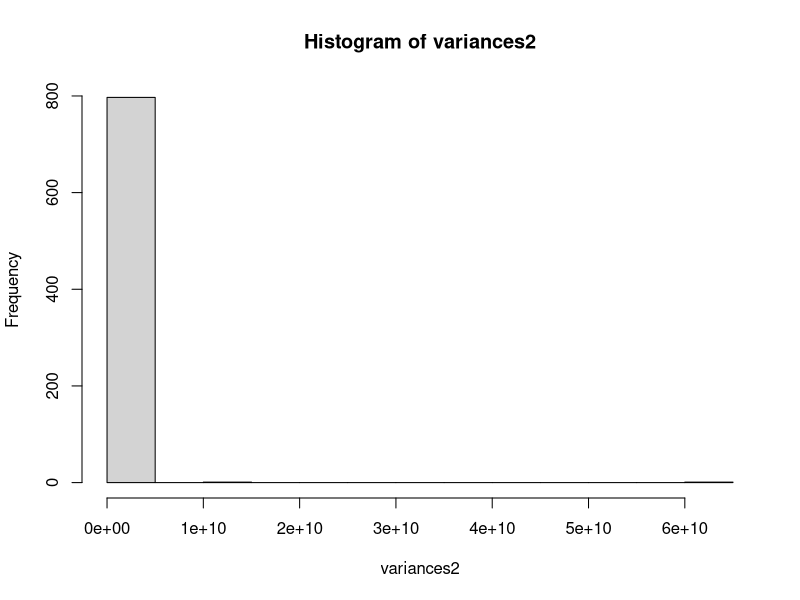
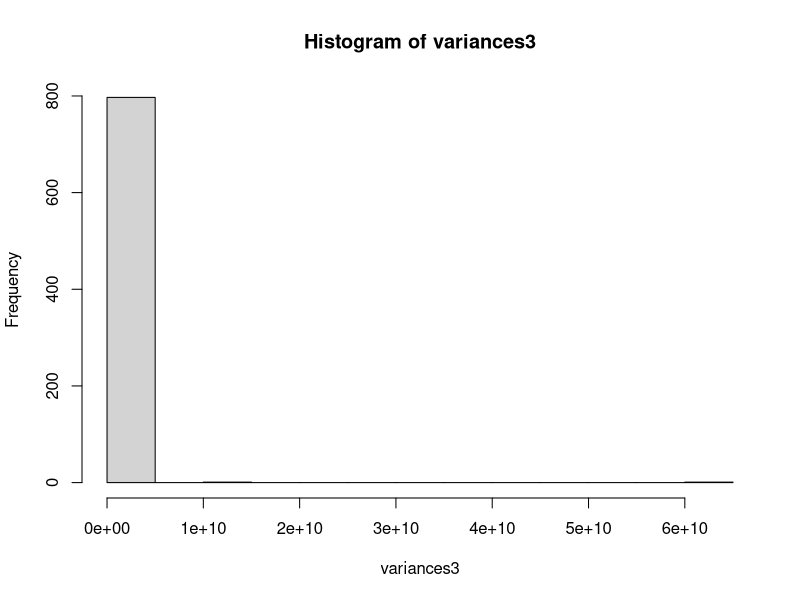
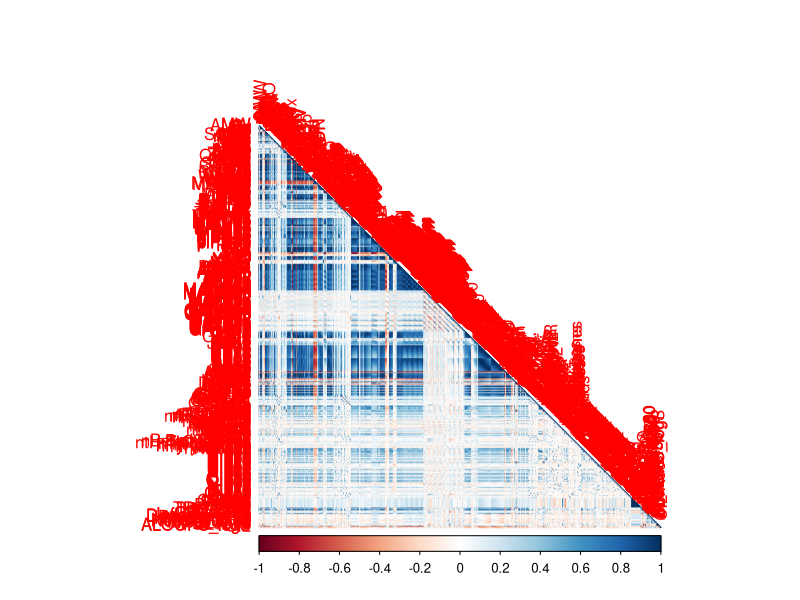
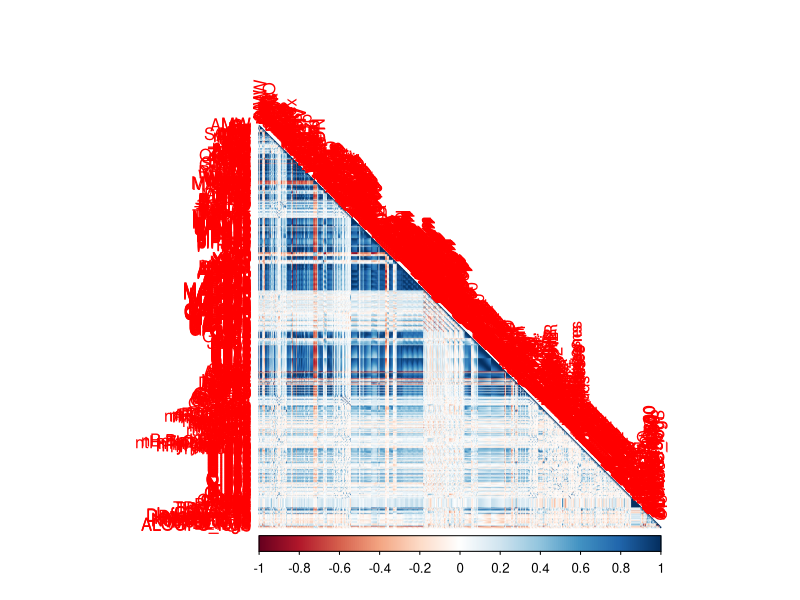
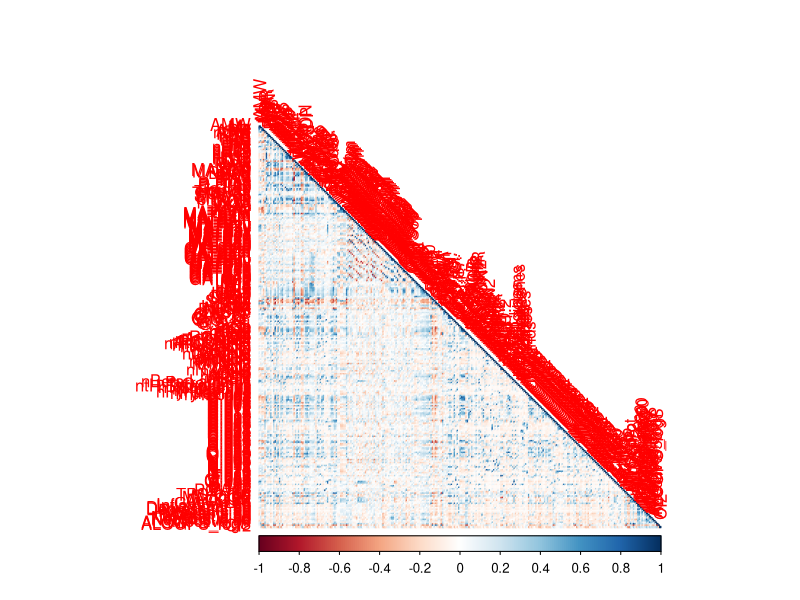
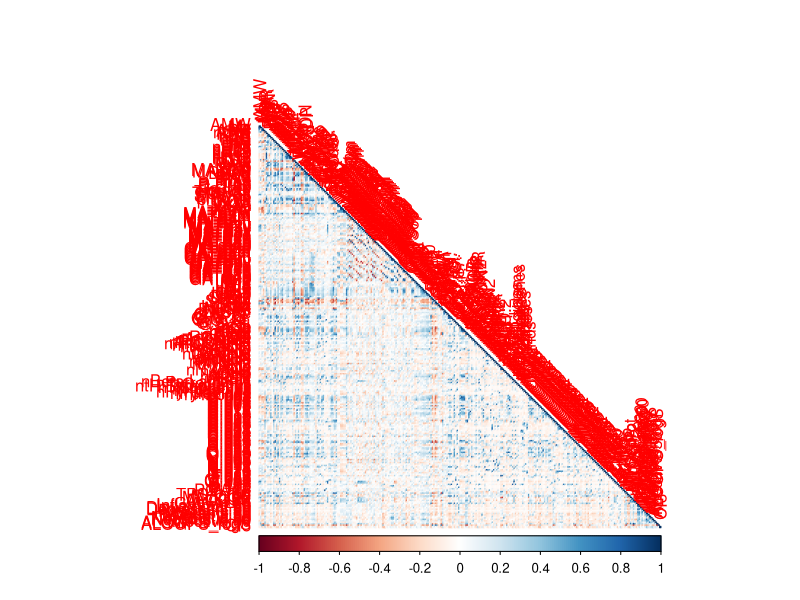
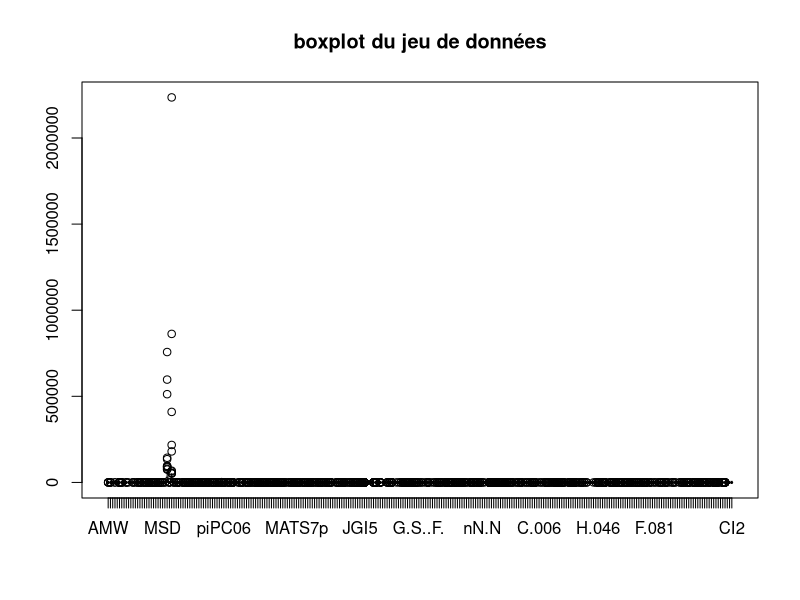
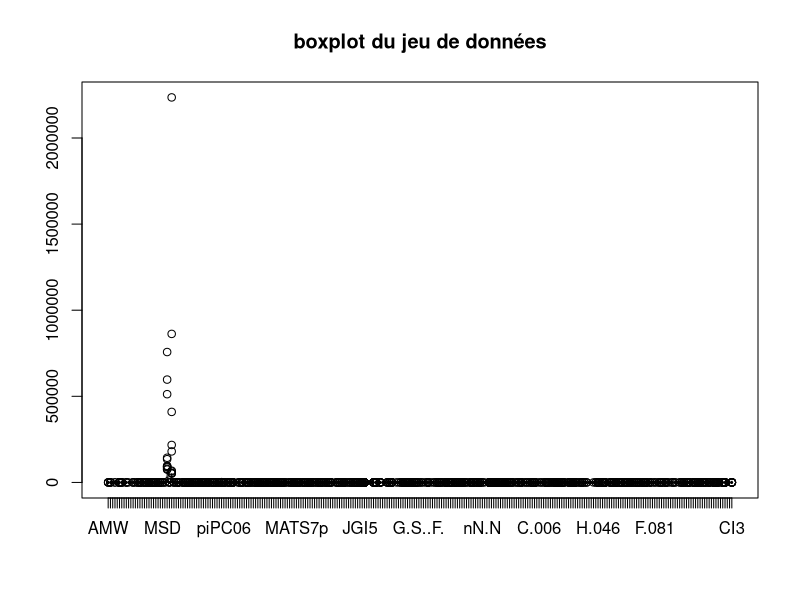

These figures' R source, in order:
## ---- chunk 1
knitr::opts_chunk$set(echo = TRUE)
## ---- chunk 2
# Importation des données 
my_dtf_initial <- read.table("data/placenta.txt", header = TRUE, row.names = "NOM", dec = ".") # Première ligne et colonne en indice
dim_initial <- dim(my_dtf_initial) # premières dimensions
cat("Le dtf initial est de dimensions", dim_initial, ".")
# str(my_dtf_initial)
# summary(my_dtf_initial)

ind_char <- c(1,3)
ind_ci_2 <- which(colnames(my_dtf_initial) == "CI" | colnames(my_dtf_initial) == "CI3")
ind_ci_3 <- which(colnames(my_dtf_initial) == "CI" | colnames(my_dtf_initial) == "CI2")
my_dtf2 <- my_dtf_initial[,-c(ind_char, ind_ci_2)]
my_dtf3 <- my_dtf_initial[,-c(ind_char, ind_ci_3)]
## ---- chunk 3
# Supprimer les NAs
nb_na_dtf2 <- sum(is.na(my_dtf2)) # calcul du nombre de NA
nb_na_dtf3 <- sum(is.na(my_dtf3)) # calcul du nombre de NA

cat("Dans my_dtf2, il y a", nb_na_dtf2,"NA.\n")
cat("Dans my_dtf3, il y a", nb_na_dtf3,"NA.")
## ---- chunk 4
# Calcul des moyennes et des variances sur les descripteurs quantitatifs
moyennes2 <- apply(my_dtf2, MARGIN = 2, FUN = mean)
variances2 <- apply(my_dtf2, MARGIN = 2, FUN = var) 
hist(variances2)
moyennes3 <- apply(my_dtf3, MARGIN = 2, FUN = mean)
variances3 <- apply(my_dtf3, MARGIN = 2, FUN = var) 
hist(variances3)

ind_var_0_2 <- which(variances2 == 0)
ind_var_0_3 <- which(variances3 == 0)
dim(my_dtf2)
dim(my_dtf3)
my_dtf2 <- my_dtf2[,-ind_var_0_2]
my_dtf3 <- my_dtf3[,-ind_var_0_3]
dim(my_dtf2)
dim(my_dtf3)

# quantiles <- quantile(variances, c(0.23, 0.25, 0.5, 0.75))
# quantiles_ecarts <- quantile(ecarts, c(0.23, 0.25, 0.5, 0.75))
# quantiles
# quantiles_ecarts
# quantiles[1]
# quantiles_ecarts[1]

# Nouveau dtf sans les descripteurs à variances nulles
# ind_var_0 <- which(variances == 0)
# my_dtf_ss_var_0 <- my_dtf_initial[,-ind_var_0]

cat("On a retiré", length(ind_var_0_2), "descripteurs à variance nulle.")
cat("On a retiré", length(ind_var_0_3), "descripteurs à variance nulle.")
## ---- chunk 5
library(corrplot)
library(caret)
# On affiche la matrice de corrélation
matrice_corr2 <- cor(my_dtf2, method = "pearson")
matrice_corr3 <- cor(my_dtf3, method = "pearson")
corrplot(matrice_corr2, type = "lower", method = 'color')
corrplot(matrice_corr3, type = "lower", method = 'color')
print("Le plot n'est pas exploitable car il nous reste trop de variables. Supprimons les variables trop corrélées.")

# On supprime les variables dont la corrélation est > 0.85
col_suppr2 <- findCorrelation(x = matrice_corr2, cutoff = 0.90)
col_suppr3 <- findCorrelation(x = matrice_corr3, cutoff = 0.90)
my_dtf2 <- my_dtf2[,-col_suppr2]
my_dtf3 <- my_dtf3[,-col_suppr3]
dim(my_dtf2)
dim(my_dtf3)

# On raffiche la matrice de corrélation
matrice_corr2 <- cor(my_dtf2, method = "pearson")
matrice_corr3 <- cor(my_dtf3, method = "pearson")
corrplot(matrice_corr2, type = "lower", method = 'color')
corrplot(matrice_corr3, type = "lower", method = 'color')
cat("On a retiré", length(col_suppr2), "descripteurs.")
cat("On a retiré", length(col_suppr3), "descripteurs.")
## ---- chunk 6
# affichage des boxplot
boxplot(my_dtf2, main = "boxplot du jeu de données")
boxplot(my_dtf3, main = "boxplot du jeu de données")
print("Il y a un point abérrant.")

dim(my_dtf2)
dim(my_dtf3)
ind_ab2 <- apply(my_dtf2, 1, function(row) any(row > 1500000))
ind_ab3 <- apply(my_dtf3, 1, function(row) any(row > 1500000))
my_dtf2 <- my_dtf2[-which(ind_ab2 == TRUE),]
my_dtf3 <- my_dtf3[-which(ind_ab3 == TRUE),]
dim(my_dtf2)
dim(my_dtf3)
boxplot(my_dtf2, main = "boxplot du jeu de données")
boxplot(my_dtf3, main = "boxplot du jeu de données")

# normalisation
my_dtf2_scaled <- scale(my_dtf2, center = TRUE, scale = TRUE)
my_dtf3_scaled <- scale(my_dtf3, center = TRUE, scale = TRUE)
dim(my_dtf2_scaled)
dim(my_dtf3_scaled)

# visualisation
boxplot(my_dtf2_scaled, main = "boxplot du jeu de données normalisé")
boxplot(my_dtf3_scaled, main = "boxplot du jeu de données normalisé")
